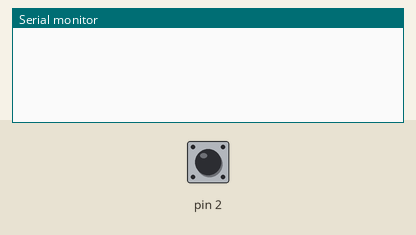
A sketch run on a simulated Arduino Uno, built with avr-gcc and run on an emulated ATmega328P. On the bench: the last lines printed to the serial monitor. Inputs (shaded band) come from the test bench; at power-on: pin 2 HIGH.

Above: at 1.2 s.
1.3 s: pin 2 pulled LOW for 0.15 s
At 2.5 s:
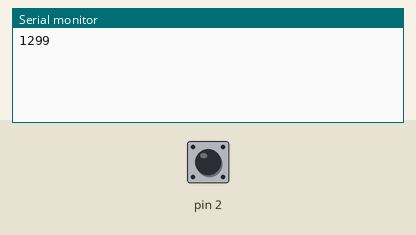
4.4 s: pin 2 pulled LOW for 1 s
At 4.8 s:
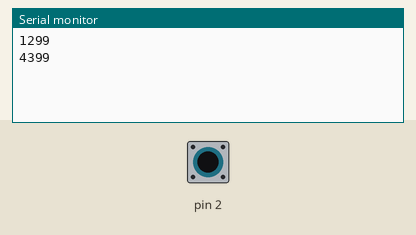
8.4 s: pin 2 pulled LOW for 0.15 s
At 9.1 s:
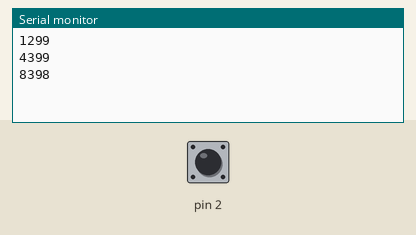
Timing chart, 0 to 11.4 s (numbered marks = the images above; inputs shaded):
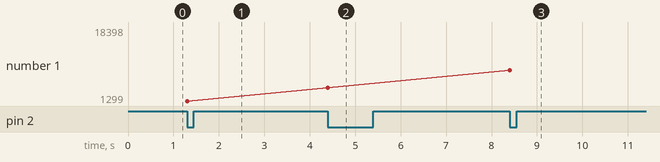

The sketch:

TimeDelay.ino
```cpp
unsigned long a = 0;

void setup() {
  Serial.begin(9600);
  pinMode(2, INPUT_PULLUP);
  attachInterrupt(digitalPinToInterrupt(2), rst_timer, FALLING);
}

void rst_timer() {
  a = millis();
  Serial.println(a);
}

void loop() {
  if (millis() - a >= 5000) {
    Serial.println("Hello");
    a = millis();
    Serial.println(millis());
  }
}
```

Measured:
- after the input at 1.3 s, the serial monitor: prints a new line at once (image 1)
- after the input at 4.4 s, the serial monitor: prints a new line at once (image 2)
- after the input at 8.4 s, the serial monitor: prints a new line at once (image 3)
- plotted number 1: 1299 → 4399 after the input at 4.4 s, 4399 → 18398 after the input at 8.4 s
